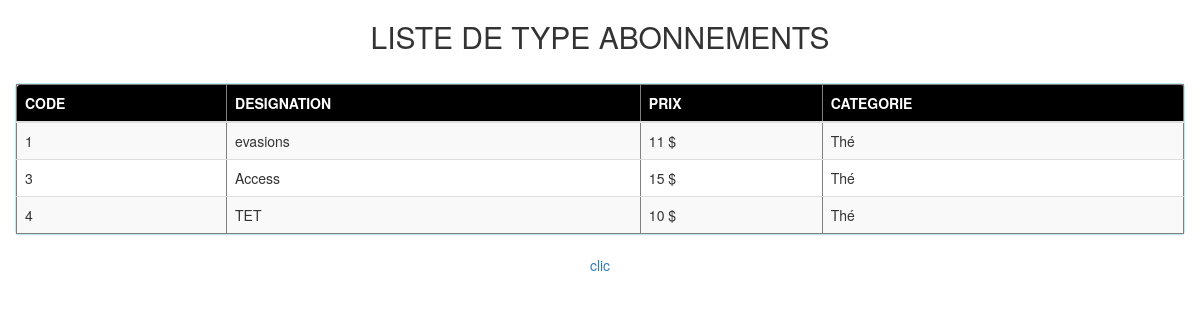
Screenshot of /view/imprimer-abonnement.php (signed in) with the database file from the repository.
### tables this page shows
CREATE TABLE `type_abonnement` (
  `id` int(11) NOT NULL,
  `design_abon` varchar(100) NOT NULL,
  `duree` varchar(100) NOT NULL,
  `prix` int(11) NOT NULL,
  `num_categ` int(11) NOT NULL
);

CREATE TABLE `categorie` (
  `num_categ` int(11) NOT NULL,
  `designation` varchar(50) NOT NULL
);

### model/imprimer-abonnement.php (called while the page is built)
<?php
	$requete="SELECT * FROM type_abonnement";
	$resultat=$pdo->query($requete);

### view/imprimer-abonnement.php (the view, shortened to what this page needs)
<?php
	require_once '../bdd/connexion.php';
	require_once('../model/imprimer-abonnement.php');
	$id=1;
	?>
<!DOCTYPE html>
<html>
<head>
	<link rel="stylesheet" href="../includes/css/bootstrap.css">
</head>
<body>
		<div align="center">
			<h2>LISTE DE TYPE ABONNEMENTS</h2>
		</div>
		<div class="col-md-12 col-xs-12 spacer">
				<div class="panel panel-info spacer">
						<table class="table table-striped" border="1">
						<thead>
								<tr style="background-color:black;color: white;">
								<th>CODE</th><th>DESIGNATION</th><th>PRIX</th><th>CATEGORIE</th>
								</tr>
							</thead>
							<tbody>
								<?php while ($et=$resultat->fetch()){?>
								<tr>
								<td><?php  echo $et['id'];?></td>
								<td><?php  echo($et['design_abon'])?></td>
								<td><?php  echo($et['prix'])?> $</td>
								<td><?php
								require_once('../bdd/connexion.php');
								$requser=$pdo->prepare("SELECT * FROM categorie WHERE num_categ=?");
								$requser->execute(array($et['num_categ']));
								$userinfo=$requser->fetch();
								echo($userinfo['designation']);
								?></td>
											</tr>
									<?php $id++; } ?>
							</tbody>
						</table>
			</div>
			<div class="text-center">
							<a onclick="window.print();">clic</a>
						</div>
</body>
</html>

### view/imprimer-abonnement.php (style rules this page uses)
.spacer { margin-top: 10px; }

### rows the page displays
type_abonnement: id "1", design_abon "evasions", prix "11", num_categ.designation "Thé"
type_abonnement: id "3", design_abon "Access", prix "15", num_categ.designation "Thé"
type_abonnement: id "4", design_abon "TET", prix "10", num_categ.designation "Thé"
